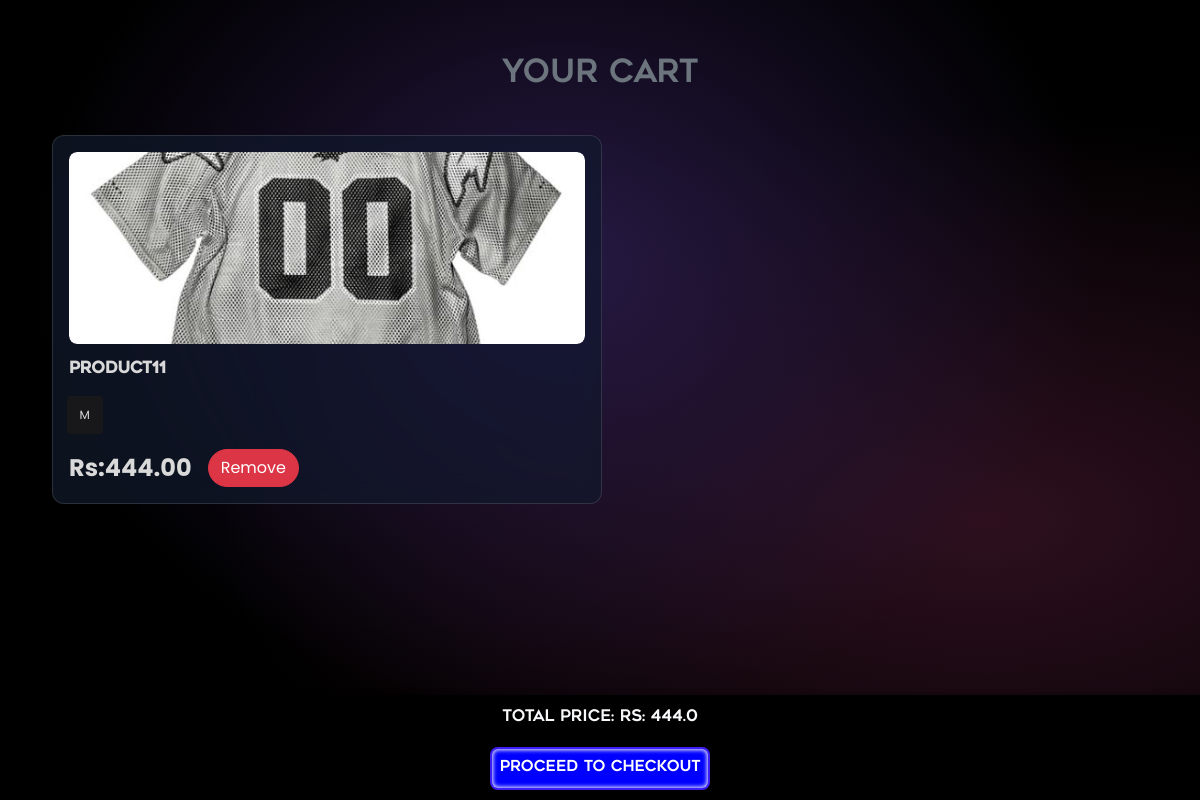
The app's page /cart/ (signed in) with its own data.
### productapp/models.py (models this page shows, shortened)
class Cart(models.Model):
    user = models.ForeignKey(User, on_delete=models.CASCADE)
    product = models.ForeignKey(Shop, on_delete=models.CASCADE)
    added_at = models.DateTimeField(auto_now_add=True)

class Shop(models.Model):
    photo1 = models.ImageField(upload_to="shop/")
    photo2 = models.ImageField(upload_to="shop/")
    photo3 = models.ImageField(upload_to="shop/")
    name = models.CharField(max_length=255)
    product_id = models.CharField(max_length=255, unique=True)
    color = models.CharField(max_length=225)
    size = models.CharField(max_length=225)
    price = models.CharField(max_length=250)
    design = models.CharField(max_length=400, blank=False)
    fit = models.CharField(max_length=400, blank=False)
    occasion = models.CharField(max_length=400, blank=False)
    sleeve = models.CharField(max_length=400, blank=False)
    neck = models.CharField(max_length=400, blank=False)
    wash_care = models.CharField(max_length=400, blank=False)
    price = models.DecimalField(max_digits=10, decimal_places=2)
    cat = models.CharField(max_length=255, blank=False)
    gen = models.CharField(max_length=255, blank=False)
    created_at = models.DateTimeField(auto_now_add=True)

### productapp/views.py (the view)
# urls.py: path('cart/', views.view_cart, name='view_cart'),
@login_required
def view_cart(request):
    cart_items = Cart.objects.filter(user=request.user)
    total_price = sum(float(item.product.price) for item in cart_items)
    return render(request, 'cart.html', {'cart_items': cart_items, 'total_price': total_price})

### templates/cart.html (shortened to what this page needs)
<!DOCTYPE html>
<html lang="en">
<head>
    <link href="https://stackpath.bootstrapcdn.com/bootstrap/4.5.2/css/bootstrap.min.css" rel="stylesheet">
    <link href="https://unpkg.com/swiper/swiper-bundle.min.css" rel='stylesheet'>
    <link href='https://unpkg.com/boxicons@2.1.4/css/boxicons.min.css' rel='stylesheet'>
</head>
<body>
    {% if not cart_items %}
       <p class="text-center" style="font-family:myfont; font-size:1.5rem;margin-top:200px;">NOTHING'S HERE !! 🥲🥲</p>
       <div class="text-center">
        <a href="{% url 'productapp:shop' %}">
       <img src="/static/add.svg" style="width:100px;" >
       </a>
       </div>
   {% else %}
   <h1 class="text-center text-secondary" style="margin-top:5px;margin-bottom:20px;font-family:myfont;font-size:32px;">YOUR CART</h1>
    <ul class="product-list">
        {% for item in cart_items %}
        <li class="product-card">
            <div class="image_container">
                <img src="{{ item.product.photo1.url }}" alt="{{ item.product.name }}">
            </div>
            <div class="title">
                <span style="font-family:myfont;">{{ item.product.name }}</span>
            </div>
            <div class="size">
                <ul class="list-size">
                    <li class="item-list"><button class="item-list-button">{{ item.product.size }}</button></li>
                </ul>
            </div>
            <div class="action">
                <div class="price">
                    <span>Rs:{{ item.product.price }}</span>
                </div>
                 <form method="post" action="{% url 'productapp:remove_from_cart' item.id %}" style="display:inline;">
            <button type="submit" class="btn btn-danger " style="border-radius:20px;margin-left:px;">
                Remove
            </button>
        </form>
            </div>
        </li>
        {% endfor %}
    </ul>
    <div class="footer">
        <div class="mb-2" style="font-family:myfont;">Total Price: Rs: {{ total_price }}</div>
        <div class="checkout-container">
            <a href="{% url 'productapp:checkout_summary' %}">
            <button type="submit" class="checkout-button">
                <span style="font-family:myfont;">Proceed To Checkout</span>
            </button>
        </a>
        </div>
    </div>
    {% endif %}
</body>
</html>

### templates/cart.html (style rules this page uses)
body { min-height: 60vh; margin-top: 20px; margin-bottom:70px; background-color: black; background-image: radial-gradient(at 47% 33%, hsl(259.47, 46%, 18%) 0, transparent 59%), radial-gradient(at 82% 65%, hsl(331.03, 49%, 12%) 0, transparent 55%); background-repeat: no-repeat; background-attachment: fixed; padding: 30px; color: white; font-family: "Poppins", sans-serif; position: relative; padding-bottom: 60px; }
.product-list { display: flex; flex-wrap: wrap; justify-content: flex-start; padding: 0; margin: 0; list-style: none; }
.product-card { --bg-card: #27272a; --primary: #6d28d9; --primary-800: #4c1d95; --primary-shadow: #2e1065; --light: #d9d9d9; --zinc-800: #18181b; --bg-linear: linear-gradient(0deg, var(--primary) 50%, var(--light) 125%); position: relative; display: flex; margin-left:25px; margin-top: 20px; flex-direction: column; gap: 0.75rem; padding: 1rem; width: 16rem; backdrop-filter: blur(16px) saturate(180%); -webkit-backdrop-filter: blur(16px) saturate(180%); background-color: rgba(17, 25, 40, 0.75); border-radius: 12px; border: 1px solid rgba(255, 255, 255, 0.125); }
.image_container { overflow: hidden; cursor: pointer; position: relative; z-index: 5; width: 100%; height: 12rem; border-radius: 0.5rem; }
.image_container img { position: absolute; top: 50%; left: 50%; transform: translate(-50%, -50%); width: 100%; height: 100%; object-fit: cover; border-radius: 0.5rem; }
.title { overflow: clip; width: 100%; font-size: 1rem; font-weight: 600; color: var(--light); text-transform: capitalize; text-wrap: nowrap; text-overflow: ellipsis; }
.size { font-size: 0.95rem; color: var(--light); }
.list-size { display: flex; align-items: center; flex-wrap: wrap; gap: 0.25rem; margin-top: 0.15rem; margin-bottom: 0.2rem; margin-left: -2.65rem; width: 100%; }
.list-size .item-list { list-style: none; }
.list-size .item-list-button { cursor: pointer; padding: 0.5rem; background-color: var(--zinc-800); font-size: 0.75rem; color: var(--light); border: 2px solid var(--zinc-800); border-radius: 0.25rem; transition: all 0.3s ease-in-out; flex: 1; width:3em; box-sizing: border-box; }
.action { display: flex; align-items: center; gap: 1rem; }
.price { font-size: 1.5rem; font-weight: 700; color: var(--light); }
.footer { position: fixed; bottom: 0; left: 0; width: 100%; background-color:black; color: var(--light); padding: 10px; text-align: center; box-shadow: 0 -1px 5px rgba(0, 0, 0, 0.3); }
.checkout-container { display: flex; justify-content: center; align-items: center; flex-direction: column; }
.checkout-button { cursor: pointer; display: flex; justify-content: center; align-items: center; gap: 0.25rem; padding: 0.5rem; width: auto; background:blue; font-size: 0.95rem; font-weight: 500; color: white; text-wrap: nowrap; border: 2px solid hsla(262, 83%, 58%, 0.5); border-radius: 0.5rem; box-shadow: inset 0 0 0.25rem 1px var(--light); margin-top: 10px; }
@media (max-width: 1200px) { .product-card { flex: 0 0 calc(50% - 20px); max-width: calc(50% - 20px); margin-left:22px; margin-top:22px; } }

### records on screen
Cart: product.photo1 (picture), product.name "Product11", product.size "M", product.price "444.00"

### other values on screen
{{ total_price }} "444.0"
